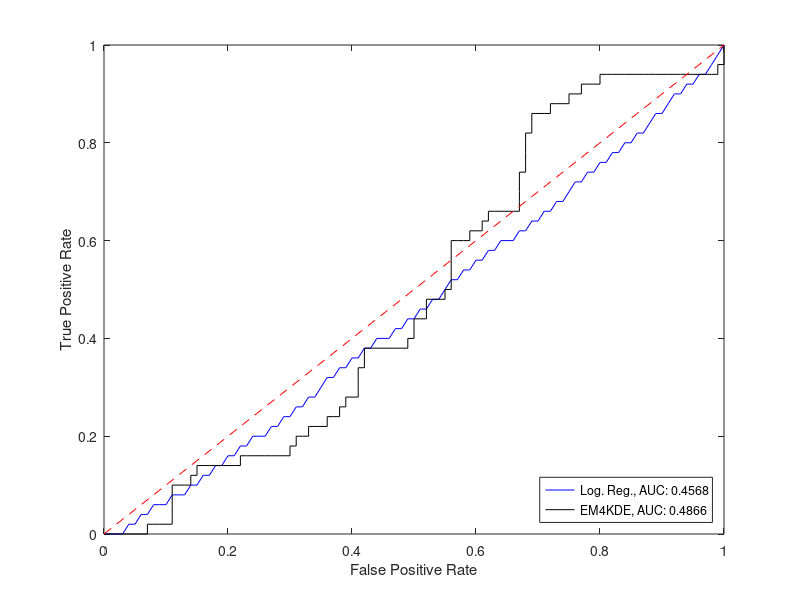
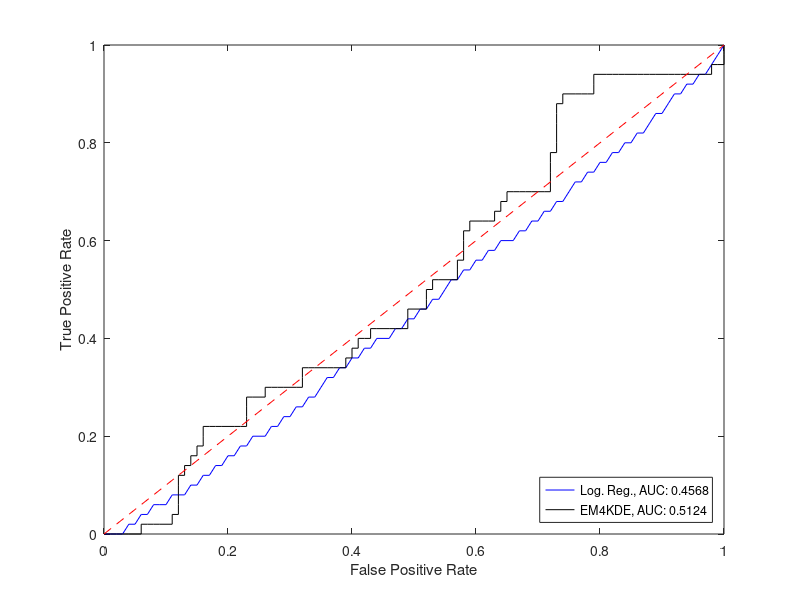
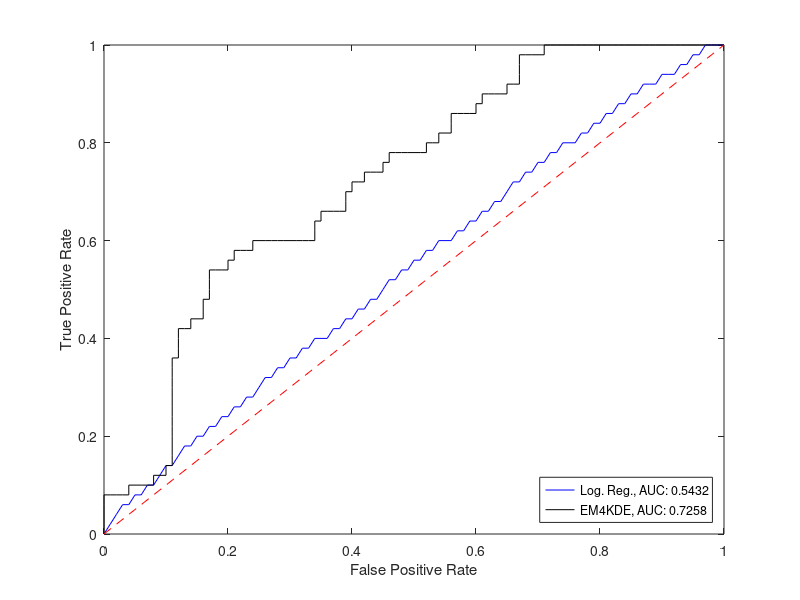
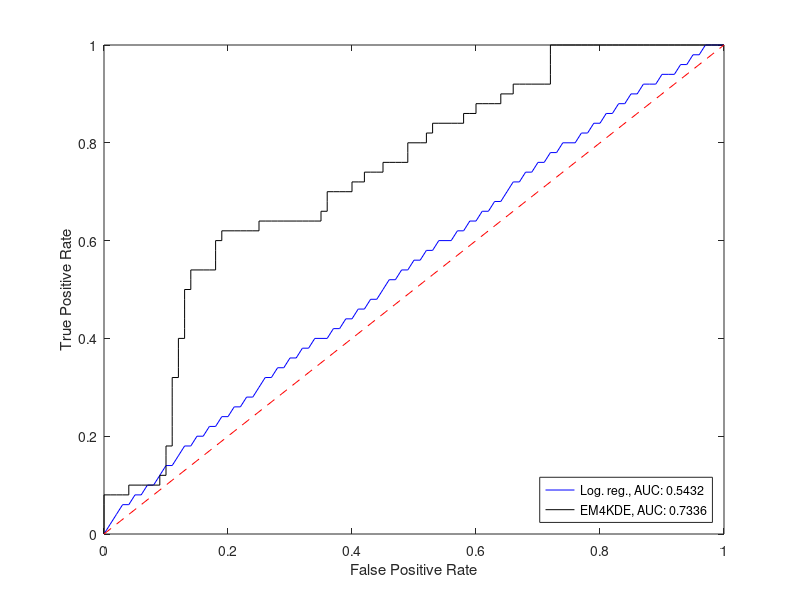

The MATLAB script that drew these images, in order:
% CLASSIFICATION
load CC

h = figure(11)
plot(FPR2_LR,TPR2_LR,'b-')
hold on
plot(FPR2_EMKDE,TPR2_EMKDE,'k-')
plot([0 1],[0 1],'r--')
hold off
legend(['Log. Reg., AUC: ' num2str(AUC2_LR)],...
    ['EM4KDE, AUC: ' num2str(AUC2_EMKDE)],'location','southeast')
xlabel('False Positive Rate')
ylabel('True Positive Rate')
saveas(h,'CC2.png')

h = figure(12)
plot(FPR2N_LR,TPR2N_LR,'b-')
hold on
plot(FPR2N_EMKDE,TPR2N_EMKDE,'k-')
plot([0 1],[0 1],'r--')
hold off
legend(['Log. Reg., AUC: ' num2str(AUC2N_LR)],...
    ['EM4KDE, AUC: ' num2str(AUC2N_EMKDE)],'location','southeast')
xlabel('False Positive Rate')
ylabel('True Positive Rate')
saveas(h,'CC2N.png')

h = figure(13)
plot(FPR5_LR,TPR5_LR,'b-')
hold on
plot(FPR5_EMKDE,TPR5_EMKDE,'k-')
plot([0 1],[0 1],'r--')
hold off
legend(['Log. Reg., AUC: ' num2str(AUC5_LR)],...
    ['EM4KDE, AUC: ' num2str(AUC5_EMKDE)],'location','southeast')
xlabel('False Positive Rate')
ylabel('True Positive Rate')
saveas(h,'CC5.png')

h = figure(14)
plot(FPR5N_LR,TPR5N_LR,'b-')
hold on
plot(FPR5N_EMKDE,TPR5N_EMKDE,'k-')
plot([0 1],[0 1],'r--')
hold off
legend(['Log. reg., AUC: ' num2str(AUC5N_LR)],...
    ['EM4KDE, AUC: ' num2str(AUC5N_EMKDE)],'location','southeast')
xlabel('False Positive Rate')
ylabel('True Positive Rate')
saveas(h,'CC5N.png')




% OUTLIER DETECTION
load OD

h = figure(21)
plot(FPR2_KDE,TPR2_KDE,'b-')
hold on
plot(FPR2_EMKDE,TPR2_EMKDE,'k-')
plot(FPR2_ARD,TPR2_ARD,'m-')
plot([0 1],[0 1],'r--')
hold off
legend(['Kernel Density Estimation, AUC: ' num2str(AUC2_KDE)],...
    ['EM4KDE, AUC: ' num2str(AUC2_EMKDE)],...
    ['Average Relative Density, AUC: ' num2str(AUC2_ARD)],'location','southeast')
xlabel('False Positive Rate')
ylabel('True Positive Rate')
saveas(h,'OD2.png')

h = figure(22)
plot(FPR2N_KDE,TPR2N_KDE,'b-')
hold on
plot(FPR2N_EMKDE,TPR2N_EMKDE,'k-')
plot(FPR2N_ARD,TPR2N_ARD,'m-')
plot([0 1],[0 1],'r--')
hold off
legend(['Kernel Density Estimation, AUC: ' num2str(AUC2N_KDE)],...
    ['EM4KDE, AUC: ' num2str(AUC2N_EMKDE)],...
    ['Average Relative Density, AUC: ' num2str(AUC2N_ARD)],'location','southeast')
xlabel('False Positive Rate')
ylabel('True Positive Rate')
saveas(h,'OD2N.png')

h = figure(23)
plot(FPR5_KDE,TPR5_KDE,'b-')
hold on
plot(FPR5_EMKDE,TPR5_EMKDE,'k-')
plot(FPR5_ARD,TPR5_ARD,'m-')
plot([0 1],[0 1],'r--')
hold off
legend(['Kernel Density Estimation, AUC: ' num2str(AUC5_KDE)],...
    ['EM4KDE, AUC: ' num2str(AUC5_EMKDE)],...
    ['Average Relative Density, AUC: ' num2str(AUC5_ARD)],'location','southeast')
xlabel('False Positive Rate')
ylabel('True Positive Rate')
saveas(h,'OD5.png')

h = figure(24)
plot(FPR5N_KDE,TPR5N_KDE,'b-')
hold on
plot(FPR5N_EMKDE,TPR5N_EMKDE,'k-')
plot(FPR5N_ARD,TPR5N_ARD,'m-')
plot([0 1],[0 1],'r--')
hold off
legend(['Kernel Density Estimation, AUC: ' num2str(AUC5N_KDE)],...
    ['EM4KDE, AUC: ' num2str(AUC5N_EMKDE)],...
    ['Average Relative Density, AUC: ' num2str(AUC5N_ARD)],'location','southeast')
xlabel('False Positive Rate')
ylabel('True Positive Rate')
saveas(h,'OD5N.png')

h = figure(25)
plot(FPR20_KDE,TPR20_KDE,'b-')
hold on
plot(FPR20_EMKDE,TPR20_EMKDE,'k-')
plot(FPR20_ARD,TPR20_ARD,'m-')
plot([0 1],[0 1],'r--')
hold off
legend(['Kernel Density Estimation, AUC: ' num2str(AUC20_KDE)],...
    ['EM4KDE, AUC: ' num2str(AUC20_EMKDE)],...
    ['Average Relative Density, AUC: ' num2str(AUC20_ARD)],'location','southeast')
xlabel('False Positive Rate')
ylabel('True Positive Rate')
saveas(h,'OD20.png')

h = figure(26)
plot(FPR20N_KDE,TPR20N_KDE,'b-')
hold on
plot(FPR20N_EMKDE,TPR20N_EMKDE,'k-')
plot(FPR20N_ARD,TPR20N_ARD,'m-')
plot([0 1],[0 1],'r--')
hold off
legend(['Kernel Density Estimation, AUC: ' num2str(AUC20N_KDE)],...
    ['EM4KDE, AUC: ' num2str(AUC20N_EMKDE)],...
    ['Average Relative Density, AUC: ' num2str(AUC20N_ARD)],'location','southeast')
xlabel('False Positive Rate')
ylabel('True Positive Rate')
saveas(h,'OD20N.png')